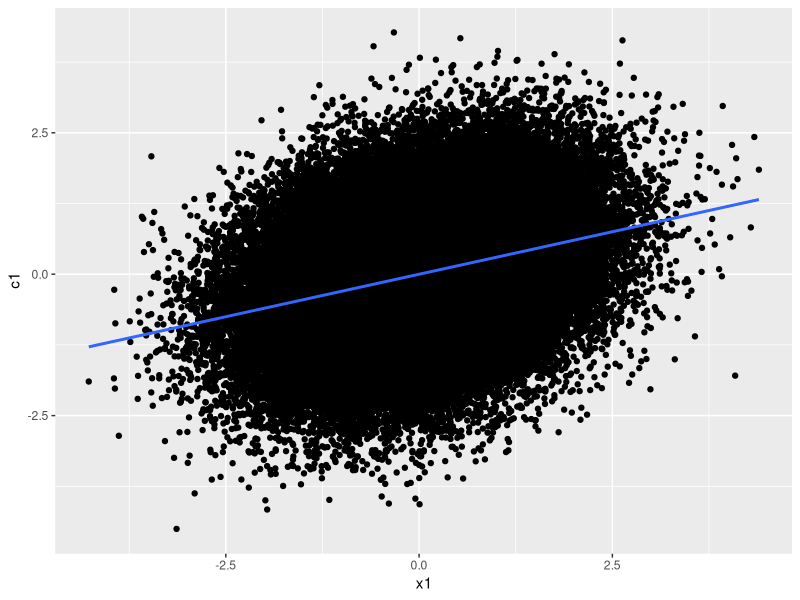
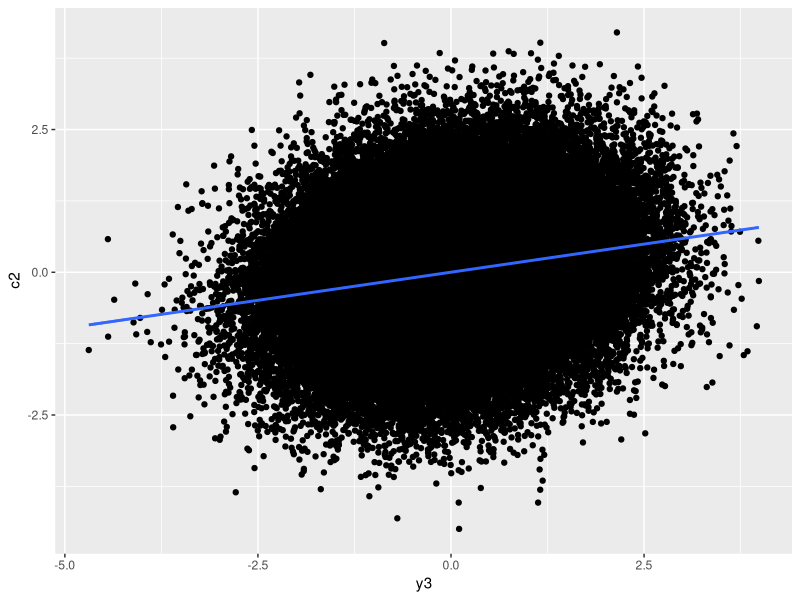

Write the R code that produced these figures, in order.
# Here we create a script to create a data simulation for panel data. 
# We simulate X and Y, having autoregressive effects and a lag-1 crossed effect. 
# X and Y are both affected by a number of confounding variables C, which have stable effects
# over time as they represent time-invariant confounding variables, such as IQ. 
# The data simulation model will have the following properties:
# 1. Each variable will have an innovation (or unexplained variance) such that the total variance of each variable is 1.
# 2. Each variable will have a mean of 0. 
# 3. The autoregressive effects will be set to 0.25 for both X and Y.
# 4. The crossed lag-1 effect of X on Y will be set to 0.1.
# 5. The confounding variables will have effects of 0.2 on X and 0.15 Y.
# 6. The innovations will have residual correlations of 0.3 at each time-point, but not across time-points.

# reproducibility
set.seed(427) 

# load required libraries
library(mvtnorm)
library(psych)                                             # for descriptives
library(lavaan)                                            # for fitting CLPM
library(tidyverse)

### CLPM parameters ###
N <- 100000                                                # number of people
T <- 5                                                     # number of time points

ax <- 0.30                                                 # effect of X_(t-1) on X_t
ay <- 0.30                                                 # effect of Y_(t-1) on Y_t
bx <- 0.10                                                 # effect of Y_(t-1) on X_t
by <- 0.10                                                 # effect of X_(t-1) on Y_t

# create the path matrix A from these effects
A <- matrix(c(ax, by, bx, ay), nrow=2, byrow=TRUE)

### confounder parameters ###
k <- 3                                                     # number of confounders
gamma_x <- c(0.30, 0.20, 0.10)                             # effect of confounders on X_t, where the first entry is the effect of confounder 1 on X_t, etc. 
gamma_y <- c(0.30, 0.20, 0.10)                             # effect of confounders on Y_t, where the first entry is the effect of confounder 1 on Y_t, etc.
tau2 <- c(1, 1, 1)                                         # variances of confounders

B <- rbind(gamma_x, gamma_y)                               # create the path matrix B from these effects
Psi  <- diag(tau2)                                         # variance-covariance matrix of confounders, which is just a k*k identity matrix since var=1 and cov=0

### varcov matrixes ###
# we want the variance of each variable to be 1
S_target <- diag(2)                                        # since we have two variables, X and Y, we create a 2x2 identity matrix. This assumes NO covariance between X and Y
                                                           # further than the effects that were specified before

# the confounders are the only exogenous variables
# and as such, we can calculate the variance that they contribute to each variable (or occasion of the variable) directly
# which is simply the variance of the confounders*effect size 
# psi contains their varcov matrix, and B contains the effect sizes. 
# we use var(Ax) = A*var(x)*A' -> B*psi*B', and since psi=I, we get B*B'
S_U  <- B %*% Psi %*% t(B)

# variance by the dynamic process:
# now we know that any variance that does not come directly from the confounder, must come from the dynamic process (feed forward + innovations)
# since we also know that we want the variance of our variables to be 1, we can calculate the variance that we can still 'spend'
# on the dynamic part by simple subtraction:
S_dyn <- S_target - S_U

# now we can check if our matrix is positive semidefinite (i.e. that all eigenvalues are positive)
# i.e. we do not want to set our requirement so that we must generate data with negative variances. 
# we check that here.
# first we make it robust to small numerical errors created by floating point storage (S_dyn + t(S_dyn))/2
# and then extract the eigenvalues
eS <- eigen((S_dyn + t(S_dyn))/2)$values
# check if any are very close to, or smaller than 0. 
eS[eS<1e-10]

# now we need to compute the innovation covariance matrix.
# we compute how much innovation variance we must add, such that the dynamic process is stationary. 
# which means that the variance of X_t is and Y_t do not change over time.
# read it like: how much innovation variance must we add such that the variance of each variable equals S_dynn. 
# and remember that if the variance of the dynamic process equals S_dynn, then all our variablles have variances equal to S_target.
# 1. X_t = A X_(t-1) + e_t
# 2. for all variables: D_t = A'D_t-1 + e_t
# 3. S_dynn = var(D_t) = A S_dynA' + S_e (Since var(X_t) = A^2 * var(X_t-1) + var(e_t))
# 4. solve for S_e: S_e = S_dyn - A S_dyn A'
# note that this only works because the system is stationary! we can exclude the variance D_t receives directly from the confounders
# since it is the same at every step, and the variance of the dynamic process is the same at every step. If this would not be the case
# we would need to use formulas to compute how much innovation should be added to each measurement occasion separately.
Sigma_e <- S_dyn - t(A) %*% S_dyn %*% A

# and again we fix potential rounding error
Sigma_e <- (Sigma_e + t(Sigma_e))/2

# For t = 1, there is no carryover from a previous wave. The observed var-cov should be:
# Var([X1,Y1]) = S_U + Sigma_e1. To keep the same S_target at t=1, set:
Sigma_e1 <- S_target - S_U
Sigma_e1 <- (Sigma_e1 + t(Sigma_e1))/2

# we can first generate our confounders, since they are exogenous
# we use the function rmvnorm to generate multivariate normal data
U <- rmvnorm(N, 
  mean=rep(0, k),                             # mean of confounders = 0, since we want standardised effect sizes
  sigma=Psi)                                  # variance-covariance matrix of confounders (I in this case)

# now we can simulate the dynamic process data for X and Y
# we add here the entire variance to each variable, so that is feed forward + innovations
# these are only X1 and Y1, so they only have the direct confounder effects

#  for t = 1: no lag yet, so Ddyn = e1 with Sigma_e1 ----
Ddyn <- rmvnorm(N,                            
  mean=c(0,0),                                # mean of the variables X and Y = 0, since we want standardised effect sizes
  sigma=Sigma_e1)                             # innovation covariance for the first wave (no lag)

# initialise df with N rows and 2*T + k columns. 2*T for X and Y, k for confounders
df <- matrix(NA, nrow = N, ncol = 2*T + k)
colnames(df) <- c(paste0("x", 1:T),
                  paste0("y", 1:T),
                  paste0("c", 1:k))

# save the confounder
df[, (2*T + 1):(2*T + k)] <- U

# we now add to the first wave X and Y the direct confounder effects
# where we have our confounders (U) and the effect sizes (B)
obs1 <- Ddyn + U %*% t(B)

# we an store the first wave in our dataframe now
df[, 1] <- obs1[, 1] 
df[, 1+T ] <- obs1[, 2]

# a next wave can be simulated as:
# Ddyn <- Ddyn %*% t(A) + rmvnorm(N, sigma=Sigma_e)
# where we get the previous wave observations, times their effect sizes + the innovations such that var=1. 
# and afterwards we can again add the direct confounder effects
# obs <- Ddyn + U %*% t(B)
# write a loop to do this up to T occasions:
for(i in 2:T){ 

  # simulate the dynamic part
  Ddyn <- Ddyn %*% t(A) + rmvnorm(N, sigma = Sigma_e) 

  # add the direct confounder effects
  obs <- Ddyn + U %*% t(B) 

  # move the data to the dataframe
  df[, i] <- obs[, 1] 
  df[, i+T ] <- obs[, 2] }

# check that the variance of each variable are 1
round(apply(df, 2, var), 3)

# check the varcov matrix
sigma <- cov(df)
round(sigma, 3)

# check descriptives
describe(df)

# create scatterplots with a trendline
ggplot(df, aes(x = x1, y = c1)) +
  geom_point() +
  geom_smooth(method = "lm")

ggplot(df, aes(x = y3, y = c2)) +
  geom_point() +
  geom_smooth(method = "lm")
